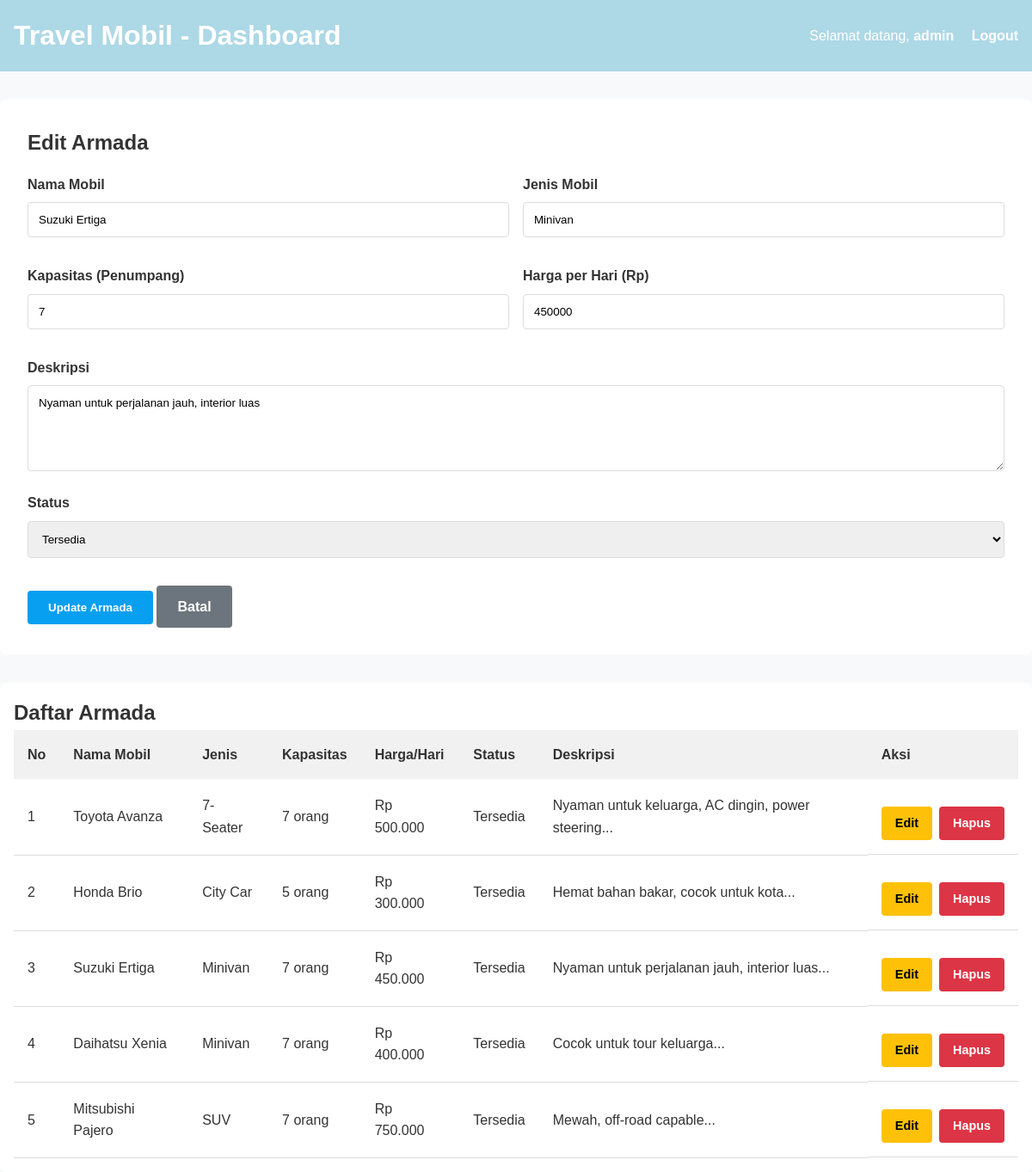
Screenshot of /dashboard.php?edit=3 (signed in) with the database file from the repository.
### tables this page shows
CREATE TABLE IF NOT EXISTS armada (
    id INT PRIMARY KEY AUTO_INCREMENT,
    nama_mobil VARCHAR(100) NOT NULL,
    jenis VARCHAR(50) NOT NULL,
    kapasitas INT NOT NULL,
    harga_per_hari INT NOT NULL,
    status ENUM('Tersedia', 'Tidak Tersedia') DEFAULT 'Tersedia',
    deskripsi TEXT,
    created_at TIMESTAMP DEFAULT CURRENT_TIMESTAMP,
    updated_at TIMESTAMP DEFAULT CURRENT_TIMESTAMP ON UPDATE CURRENT_TIMESTAMP
);

### dashboard.php (the view, shortened to what this page needs)
<?php
include 'koneksi.php';
$username = $_SESSION['username'];
$result = $koneksi->query("SELECT * FROM armada ORDER BY created_at DESC");
$armada_list = [];
if ($result->num_rows > 0) {
    while($row = $result->fetch_assoc()) {
        $armada_list[] = $row;
    }
}
$edit_mode = false;
$edit_data = null;
if (isset($_GET['edit']) && is_numeric($_GET['edit'])) {
    $id = (int)$_GET['edit'];
    $result = $koneksi->query("SELECT * FROM armada WHERE id=$id");
    if ($result->num_rows > 0) {
        $edit_data = $result->fetch_assoc();
        $edit_mode = true;
    }
}
?>
<!DOCTYPE html>
<html lang="id">
<head>
  <link rel="stylesheet" href="styles.css">
</head>
<body>
  <div class="nav-header">
    <h1>Travel Mobil - Dashboard</h1>
    <div>
      <span style="margin-right: 1rem;">Selamat datang, <strong><?php echo htmlspecialchars($username); ?></strong></span>
      <a href="logout.php">Logout</a>
    </div>
  </div>
  <div class="container">
    <div class="form-card">
      <h2><?php echo $edit_mode ? 'Edit Armada' : 'Tambah Armada Baru'; ?></h2>
      <form method="POST" action="">
        <div class="form-row">
          <div class="form-group">
            <label>Nama Mobil</label>
            <input type="text" name="nama_mobil" value="<?php echo $edit_mode ? htmlspecialchars($edit_data['nama_mobil']) : ''; ?>" required>
          </div>
          <div class="form-group">
            <label>Jenis Mobil</label>
            <input type="text" name="jenis" value="<?php echo $edit_mode ? htmlspecialchars($edit_data['jenis']) : ''; ?>" required>
          </div>
        </div>
        <div class="form-row">
          <div class="form-group">
            <label>Kapasitas (Penumpang)</label>
            <input type="number" name="kapasitas" value="<?php echo $edit_mode ? $edit_data['kapasitas'] : ''; ?>" required>
          </div>
          <div class="form-group">
            <label>Harga per Hari (Rp)</label>
            <input type="number" name="harga_per_hari" value="<?php echo $edit_mode ? $edit_data['harga_per_hari'] : ''; ?>" required>
          </div>
        </div>
        <div class="form-group">
          <label>Deskripsi</label>
          <textarea name="deskripsi" required><?php echo $edit_mode ? htmlspecialchars($edit_data['deskripsi']) : ''; ?></textarea>
        </div>
        <?php if ($edit_mode): ?>
          <div class="form-group">
            <label>Status</label>
            <select name="status" required>
              <option value="Tersedia" <?php echo $edit_data['status'] == 'Tersedia' ? 'selected' : ''; ?>>Tersedia</option>
            </select>
          </div>
        <?php endif; ?>
        <div>
          <button type="submit" class="btn btn-primary">
            <?php echo $edit_mode ? 'Update Armada' : 'Tambah Armada'; ?>
          </button>
          <?php if ($edit_mode): ?>
            <a href="dashboard.php" class="btn btn-secondary">Batal</a>
          <?php endif; ?>
        </div>
      </form>
    </div>
    <div class="table-container">
      <h2>Daftar Armada</h2>
      <?php if (count($armada_list) > 0): ?>
        <table>
          <thead>
            <tr>
              <th>No</th>
              <th>Nama Mobil</th>
              <th>Jenis</th>
              <th>Kapasitas</th>
              <th>Harga/Hari</th>
              <th>Status</th>
              <th>Deskripsi</th>
              <th>Aksi</th>
            </tr>
          </thead>
          <tbody>
            <?php foreach ($armada_list as $index => $row): ?>
              <tr>
                <td><?php echo $index + 1; ?></td>
                <td><?php echo htmlspecialchars($row['nama_mobil']); ?></td>
                <td><?php echo htmlspecialchars($row['jenis']); ?></td>
                <td><?php echo $row['kapasitas']; ?> orang</td>
                <td>Rp <?php echo number_format($row['harga_per_hari'], 0, ',', '.'); ?></td>
                <td><?php echo $row['status']; ?></td>
                <td><?php echo substr(htmlspecialchars($row['deskripsi']), 0, 50) . '...'; ?></td>
                <td class="actions">
                  <a href="?edit=<?php echo $row['id']; ?>" class="btn btn-warning" style="padding: 0.5rem 1rem; font-size: 0.9rem;">Edit</a>
                  <a href="?delete=<?php echo $row['id']; ?>" class="btn btn-danger" onclick="return confirm('Yakin ingin menghapus?');" style="padding: 0.5rem 1rem; font-size: 0.9rem;">Hapus</a>
                </td>
              </tr>
            <?php endforeach; ?>
          </tbody>
        </table>
      <?php else: ?>
        <p style="text-align: center; padding: 2rem;">Belum ada data armada. Silakan tambahkan armada baru.</p>
      <?php endif; ?>
    </div>
  </div>
</body>
</html>

### styles.css (style rules this page uses)
* { margin: 0; padding: 0; box-sizing: border-box; font-family: Arial, sans-serif; }
body { line-height: 1.6; background-color: #f8f9fa; color: #333; }
.btn { display: inline-block; padding: 0.5rem 1rem; margin-top: 1rem; border-radius: 8px; text-decoration: none; font-weight: bold; transition: background 0.3s; cursor: pointer; }
.btn-primary { background: #099ff0; color: white; }

### dashboard.php (style rules this page uses)
.container { max-width: 1200px; margin: 0 auto; }
.form-group { margin: 1rem 0; }
.form-group label { display: block; margin-bottom: 0.5rem; font-weight: bold; }
.form-group input, .form-group textarea, .form-group select { width: 100%; padding: 0.75rem; border: 1px solid #ddd; border-radius: 4px; }
.form-group textarea { min-height: 100px; font-family: Arial, sans-serif; }
.form-row { display: grid; grid-template-columns: 1fr 1fr; gap: 1rem; }
.btn { padding: 0.75rem 1.5rem; border: none; border-radius: 4px; cursor: pointer; font-weight: bold; }
.btn-primary { background: #099ff0; color: white; }
.btn-danger { background: #dc3545; color: white; }
.btn-warning { background: #ffc107; color: black; }
.btn-secondary { background: #6c757d; color: white; margin-right: 0.5rem; }
.table-container { overflow-x: auto; background: white; border-radius: 8px; padding: 1rem; margin-top: 2rem; }
table { width: 100%; border-collapse: collapse; }
th { background: #f1f1f1; padding: 1rem; text-align: left; font-weight: bold; }
td { padding: 1rem; border-bottom: 1px solid #ddd; }
.actions { display: flex; gap: 0.5rem; }
.nav-header { background: #ADD8E6; color: white; padding: 1rem; display: flex; justify-content: space-between; align-items: center; }
.nav-header a { color: white; text-decoration: none; font-weight: bold; }
.form-card { background: white; padding: 2rem; border-radius: 8px; margin: 2rem 0; }

### rows the page displays
armada: nama_mobil "Suzuki Ertiga", jenis "Minivan", kapasitas "7", harga_per_hari "450000", deskripsi "Nyaman untuk perjalanan jauh, interior luas", status "Tersedia", harga_per_hari "450.000"
armada: nama_mobil "Toyota Avanza", jenis "7-Seater", kapasitas "7", harga_per_hari "500.000", status "Tersedia", deskripsi "Nyaman untuk keluarga, AC dingin, power steering"
armada: nama_mobil "Honda Brio", jenis "City Car", kapasitas "5", harga_per_hari "300.000", status "Tersedia", deskripsi "Hemat bahan bakar, cocok untuk kota"
armada: nama_mobil "Daihatsu Xenia", jenis "Minivan", kapasitas "7", harga_per_hari "400.000", status "Tersedia", deskripsi "Cocok untuk tour keluarga"
armada: nama_mobil "Mitsubishi Pajero", jenis "SUV", kapasitas "7", harga_per_hari "750.000", status "Tersedia", deskripsi "Mewah, off-road capable"

### other values shown
$username "admin"
